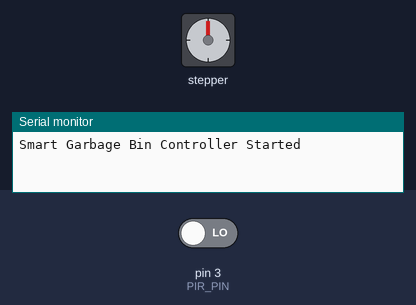
This sketch was run on a simulated Arduino Uno, built with avr-gcc and run on an emulated ATmega328P. Shown: stepper motor, the last lines printed to the serial monitor. The inputs (shaded band) are chosen by the test bench; at power-on: pin 3 (PIR_PIN) LOW. Stepper angles assume 2048 steps per turn.

Above: at 2.8 s.
2.9 s: pin 3 (PIR_PIN) driven HIGH
5.5 s: pin 3 (PIR_PIN) driven LOW
7.0 s: pin 3 (PIR_PIN) driven HIGH
At 8.45 s:
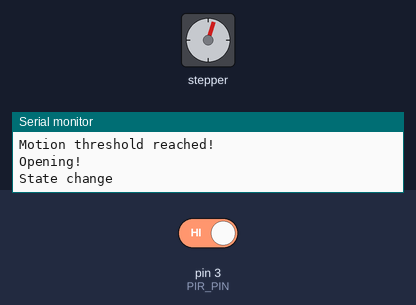
At 9.05 s:
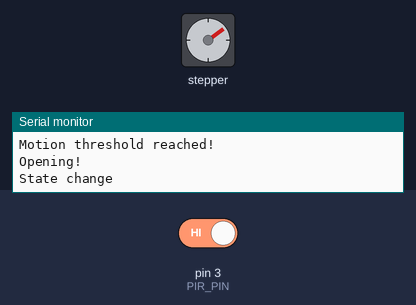
Timing chart, 0 to 20.0 s (numbered marks = the images above; inputs shaded):
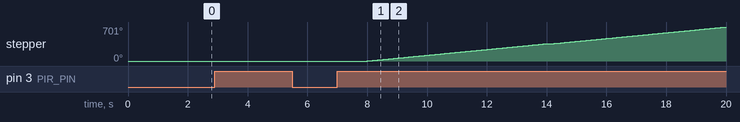

Measured:
- after the input at 5.5 s, every drawn part: stays the same
- after the input at 7.0 s, stepper: keeps turning clockwise at about 59°/s, starting after 1.0 s

The sketch:

Control_StepperMotor_With_PIR_Sensor.ino
```cpp
/*
  Connect Stepper and PIR sensor in to board do when we come close
  the garbage bin will be open.

  Stepper :
    - 8 -> IN1, 9 -> IN2, 10 -? IN3, 11 -> IN4
    - GND, 5V
    - Stepper : red -> C
  Sensor:
    - GND, 5V, pin 3

*/


#include <Stepper.h>


// Pin definitions
const int STEPPER_PIN1 = 8;
const int STEPPER_PIN2 = 9;
const int STEPPER_PIN3 = 10;
const int STEPPER_PIN4 = 11;
const int PIR_PIN = 3; // Sensor

const int STEPS_PER_REVOLUTION   = 2048;

Stepper myStepper(STEPS_PER_REVOLUTION ,STEPPER_PIN1, STEPPER_PIN3, STEPPER_PIN2, STEPPER_PIN4);

// State variables
enum BinState {
  CLOSED,
  OPENING,
  OPEN,
  CLOSING
};

BinState currentState = CLOSED;


const int STEPPER_SPEED = 10;
const int ROTATION_COUNT = 4;
const int STEP_DELAY = 200;             // Delay between rotations (ms)


const int MOTION_THRESHOLD = 5;
int motionCounter = 0; // because the PIR sensor is INSANELY sensitive so add counter
bool motionDetected = false;
void setup() {
  Serial.begin(9600);
  pinMode(PIR_PIN, INPUT);
  myStepper.setSpeed(STEPPER_SPEED); // RPM
  Serial.println("Smart Garbage Bin Controller Started");
}

void loop() {
   readMotionSensor();
   updateBinState();
   delay(1000);
}

void readMotionSensor() {
  int pirState = digitalRead(PIR_PIN);

  if(pirState == HIGH){
    Serial.println("Motion detected");
    motionCounter++;

    if (motionCounter >= MOTION_THRESHOLD) {
      motionDetected = true;
      motionCounter = 0; // Reset counter
      Serial.println("Motion threshold reached!");
    }
  }

}

void updateBinState(){
  switch (currentState) {
    case CLOSED: // then we will open bin
      if(motionDetected){
        Serial.println("Opening!");
        changeState(OPENING);
        openBin();

        motionDetected = false;
      }
      break;
    case OPENING: // do nothing
      break;

    case OPEN: // then we will open bin
      if(motionDetected){
        Serial.println("Closing!");
        changeState(CLOSING);
        closeBin();

        motionDetected = false;
      }
      break;

     case CLOSING: // do nothing
      break;

  }

}

void changeState(BinState newState){
  currentState = newState;
  Serial.println("State change");
}

void openBin(){
  for (int rotation = 0; rotation < ROTATION_COUNT; rotation++) {
      myStepper.step(STEPS_PER_REVOLUTION);
      rotation++;
      delay(STEP_DELAY);
  }
  changeState(OPEN);
}

void closeBin(){
  for (int rotation = 0; rotation < ROTATION_COUNT; rotation++) {
      myStepper.step(-STEPS_PER_REVOLUTION);
      rotation++;
      delay(STEP_DELAY);
  }
  changeState(CLOSED);
}
```
